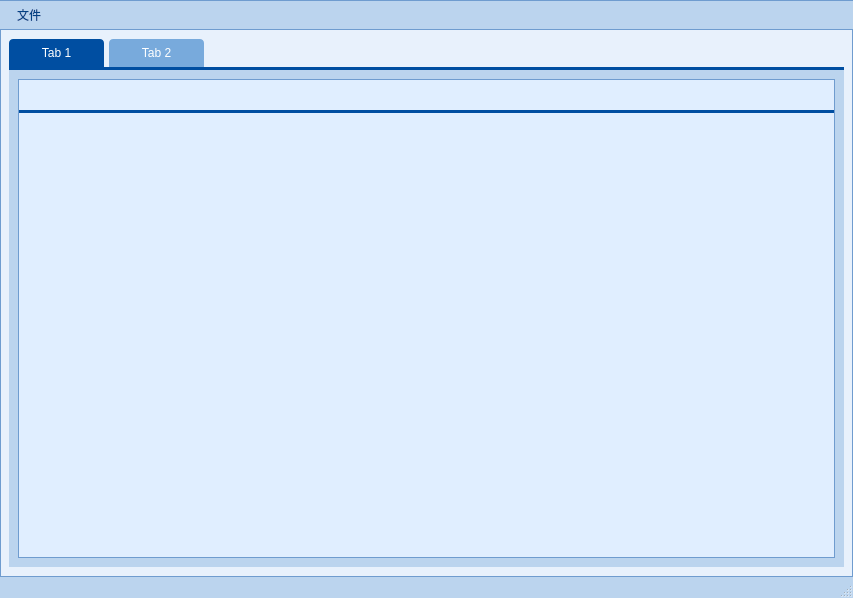
<?xml version="1.0" encoding="UTF-8"?>
<ui version="4.0">
 <class>MainWindow</class>
 <widget class="QMainWindow" name="MainWindow">
  <property name="geometry">
   <rect>
    <x>0</x>
    <y>0</y>
    <width>853</width>
    <height>598</height>
   </rect>
  </property>
  <property name="windowTitle">
   <string>MainWindow</string>
  </property>
  <property name="styleSheet">
   <string notr="true">QMainWindow{
	border: 1px solid rgb(111, 156, 207);
    background: rgb(232, 241, 252);
}
/**********提示**********/
QToolTip{
        border: 1px solid rgb(111, 156, 207);
        background: white;
        color: rgb(51, 51, 51);
}
/**********菜单栏**********/
QMenuBar {
        background: rgb(187, 212, 238);
        border: 1px solid rgb(111, 156, 207);
        border-left: none;
        border-right: none;
}
QMenuBar::item {
        border: 1px solid transparent;
        padding: 5px 10px 5px 10px;
        background: transparent;
}
QMenuBar::item:enabled {
        color: rgb(2, 65, 132);
}
QMenuBar::item:!enabled {
        color: rgb(155, 155, 155);
}
QMenuBar::item:enabled:selected {
        border-top-color: rgb(111, 156, 207);
        border-bottom-color: rgb(111, 156, 207);
        background: rgb(198, 224, 252);
}

/**********菜单**********/
QMenu {
        border: 1px solid rgb(111, 156, 207);
        background: rgb(232, 241, 250);
}
QMenu::item {
        height: 22px;
        padding: 0px 25px 0px 20px;
}
QMenu::item:enabled {
        color: rgb(84, 84, 84);
}
QMenu::item:!enabled {
        color: rgb(155, 155, 155);
}
QMenu::item:enabled:selected {
        color: rgb(2, 65, 132);
        background: rgba(255, 255, 255, 200);
}
QMenu::separator {
        height: 1px;
        background: rgb(111, 156, 207);
}
QMenu::indicator {
        width: 13px;
        height: 13px;
}
QMenu::icon {
        padding-left: 2px;
        padding-right: 2px;
}

/**********状态栏**********/
QStatusBar {
        background: rgb(187, 212, 238);
        border: 1px solid rgb(111, 156, 207);
        border-left: none;
        border-right: none;
        border-bottom: none;
}
QStatusBar::item {
    border: none;
    border-right: 1px solid rgb(111, 156, 207);
}

/**********表头**********/
QHeaderView{
        border: none;
        border-bottom: 3px solid rgb(0, 78, 161);
        background: transparent;
        min-height: 30px;
}
QHeaderView::section:horizontal {
        border: none;
        color: rgb(2, 65, 132);
        background: transparent;
        padding-left: 5px;
}
QHeaderView::section:horizontal:hover {
        color: white;
        background: rgb(0, 78, 161);
}
QHeaderView::section:horizontal:pressed {
        color: white;
        background: rgb(6, 94, 187);
}
QHeaderView::up-arrow {
        width: 13px;
        height: 11px;
        padding-right: 5px;
        image: url(:/White/topArrow);
        subcontrol-position: center right;
}
QHeaderView::up-arrow:hover, QHeaderView::up-arrow:pressed {
        image: url(:/White/topArrowHover);
}
QHeaderView::down-arrow {
        width: 13px;
        height: 11px;
        padding-right: 5px;
        image: url(:/White/bottomArrow);
        subcontrol-position: center right;
}
QHeaderView::down-arrow:hover, QHeaderView::down-arrow:pressed {
        image: url(:/White/bottomArrowHover);
}

/**********表格**********/
QTableView {
        border: 1px solid rgb(111, 156, 207);
        background: rgb(224, 238, 255);
        gridline-color: rgb(111, 156, 207);
}
QTableView::item {
        padding-left: 5px;
        padding-right: 5px;
        border: none;
        background: white;
        border-right: 1px solid rgb(111, 156, 207);
        border-bottom: 1px solid rgb(111, 156, 207);
}
QTableView::item:selected {
        background: rgba(127, 127, 127, 100);
}
QTableView::item:selected:!active {
        color: rgb(65, 65, 65);
}
QTableView::indicator {
        width: 20px;
        height: 20px;
}
QTableView::indicator:enabled:unchecked {
        image: url(:/White/checkBox);
}
QTableView::indicator:enabled:unchecked:hover {
        image: url(:/White/checkBoxHover);
}
QTableView::indicator:enabled:unchecked:pressed {
        image: url(:/White/checkBoxPressed);
}
QTableView::indicator:enabled:checked {
        image: url(:/White/checkBoxChecked);
}
QTableView::indicator:enabled:checked:hover {
        image: url(:/White/checkBoxCheckedHover);
}
QTableView::indicator:enabled:checked:pressed {
        image: url(:/White/checkBoxCheckedPressed);
}
QTableView::indicator:enabled:indeterminate {
        image: url(:/White/checkBoxIndeterminate);
}
QTableView::indicator:enabled:indeterminate:hover {
        image: url(:/White/checkBoxIndeterminateHover);
}
QTableView::indicator:enabled:indeterminate:pressed {
        image: url(:/White/checkBoxIndeterminatePressed);
}

/**********滚动条-垂直**********/
QScrollBar:vertical {
        width: 20px;
        background: transparent;
        margin-left: 3px;
        margin-right: 3px;
}
QScrollBar::handle:vertical {
        width: 20px;
        min-height: 30px;
        background: rgb(170, 200, 230);
        margin-top: 15px;
        margin-bottom: 15px;
}
QScrollBar::handle:vertical:hover {
        background: rgb(165, 195, 225);
}
QScrollBar::sub-line:vertical {
        height: 15px;
        background: transparent;
        image: url(:/White/topArrow);
        subcontrol-position: top;
}
QScrollBar::add-line:vertical {
        height: 15px;
        background: transparent;
        image: url(:/White/bottomArrow);
        subcontrol-position: bottom;
}
QScrollBar::sub-line:vertical:hover {
        background: rgb(170, 200, 230);
}
QScrollBar::add-line:vertical:hover {
        background: rgb(170, 200, 230);
}
QScrollBar::add-page:vertical, QScrollBar::sub-page:vertical {
        background: transparent;
}

QScrollBar#verticalScrollBar:vertical {
        margin-top: 30px;
}

/**********滚动条-水平**********/
QScrollBar:horizontal {
        height: 20px;
        background: transparent;
        margin-top: 3px;
        margin-bottom: 3px;
}
QScrollBar::handle:horizontal {
        height: 20px;
        min-width: 30px;
        background: rgb(170, 200, 230);
        margin-left: 15px;
        margin-right: 15px;
}
QScrollBar::handle:horizontal:hover {
        background: rgb(165, 195, 225);
}
QScrollBar::sub-line:horizontal {
        width: 15px;
        background: transparent;
        image: url(:/White/arrowLeft);
        subcontrol-position: left;
}
QScrollBar::add-line:horizontal {
        width: 15px;
        background: transparent;
        image: url(:/White/arrowRight);
        subcontrol-position: right;
}
QScrollBar::sub-line:horizontal:hover {
        background: rgb(170, 200, 230);
}
QScrollBar::add-line:horizontal:hover {
        background: rgb(170, 200, 230);
}
QScrollBar::add-page:horizontal,QScrollBar::sub-page:horizontal {
        background: transparent;
}

/**********页签项**********/
QTabWidget::pane {
        border: none;
        border-top: 3px solid rgb(0, 78, 161);
        background: rgb(187, 212, 238);
}
QTabWidget::tab-bar {
        border: none;
}
QTabBar::tab {
        border: none;
        border-top-left-radius: 4px;
        border-top-right-radius: 4px;
        color: white;
        background: rgb(120, 170, 220);
        height: 28px;
        min-width: 85px;
        margin-right: 5px;
        padding-left: 5px;
        padding-right: 5px;
}
QTabBar::tab:hover {
        background: rgb(0, 78, 161);
}
QTabBar::tab:selected {
        color: white;
        background: rgb(0, 78, 161);
}</string>
  </property>
  <widget class="QWidget" name="centralwidget">
   <layout class="QGridLayout" name="gridLayout">
    <item row="0" column="0">
     <widget class="QTabWidget" name="tabWidget">
      <property name="currentIndex">
       <number>0</number>
      </property>
      <widget class="QWidget" name="tab">
       <attribute name="title">
        <string>Tab 1</string>
       </attribute>
       <layout class="QGridLayout" name="gridLayout_2">
        <item row="0" column="0">
         <widget class="QTableView" name="tableView">
          <property name="sizePolicy">
           <sizepolicy hsizetype="Expanding" vsizetype="Expanding">
            <horstretch>0</horstretch>
            <verstretch>0</verstretch>
           </sizepolicy>
          </property>
          <property name="styleSheet">
           <string notr="true"/>
          </property>
          <attribute name="horizontalHeaderVisible">
           <bool>true</bool>
          </attribute>
          <attribute name="verticalHeaderVisible">
           <bool>true</bool>
          </attribute>
         </widget>
        </item>
       </layout>
      </widget>
      <widget class="QWidget" name="tab_2">
       <attribute name="title">
        <string>Tab 2</string>
       </attribute>
      </widget>
     </widget>
    </item>
   </layout>
  </widget>
  <widget class="QMenuBar" name="menubar">
   <property name="geometry">
    <rect>
     <x>0</x>
     <y>0</y>
     <width>853</width>
     <height>33</height>
    </rect>
   </property>
   <widget class="QMenu" name="File">
    <property name="title">
     <string>文件</string>
    </property>
    <addaction name="actionDataSource"/>
    <addaction name="actionRule"/>
    <addaction name="actionAfterSaler"/>
    <addaction name="actionClient"/>
    <addaction name="actionManager"/>
   </widget>
   <addaction name="File"/>
  </widget>
  <widget class="QStatusBar" name="statusbar"/>
  <action name="actionDataSource">
   <property name="text">
    <string>数据源表</string>
   </property>
  </action>
  <action name="actionRule">
   <property name="text">
    <string>规则表</string>
   </property>
  </action>
  <action name="actionAfterSaler">
   <property name="text">
    <string>售后员表</string>
   </property>
  </action>
  <action name="actionClient">
   <property name="text">
    <string>客户编号表</string>
   </property>
  </action>
  <action name="actionManager">
   <property name="text">
    <string>主管表</string>
   </property>
  </action>
 </widget>
 <resources>
  <include location="resources.qrc"/>
 </resources>
 <connections/>
</ui>
